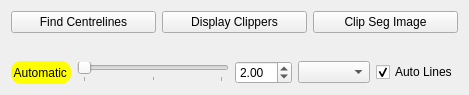
<?xml version="1.0" encoding="UTF-8"?>
<ui version="4.0">
 <class>WallThicknessCalculationsClipperViewControls</class>
 <widget class="QWidget" name="WallThicknessCalculationsClipperViewControls">
  <property name="geometry">
   <rect>
    <x>0</x>
    <y>0</y>
    <width>469</width>
    <height>95</height>
   </rect>
  </property>
  <property name="windowTitle">
   <string>QmitkTemplate</string>
  </property>
  <layout class="QVBoxLayout" name="verticalLayout">
   <item>
    <layout class="QHBoxLayout" name="horizontalLayout_1">
     <item>
      <widget class="QPushButton" name="button_1">
       <property name="text">
        <string>Find Centrelines</string>
       </property>
      </widget>
     </item>
     <item>
      <widget class="QPushButton" name="button_2">
       <property name="text">
        <string>Display Clippers</string>
       </property>
      </widget>
     </item>
     <item>
      <widget class="QPushButton" name="button_4">
       <property name="text">
        <string>Clip Seg Image</string>
       </property>
      </widget>
     </item>
    </layout>
   </item>
   <item>
    <widget class="QVTKOpenGLWidget" name="widget_1" native="true">
     <property name="sizePolicy">
      <sizepolicy hsizetype="MinimumExpanding" vsizetype="MinimumExpanding">
       <horstretch>0</horstretch>
       <verstretch>0</verstretch>
      </sizepolicy>
     </property>
    </widget>
   </item>
   <item>
    <layout class="QHBoxLayout" name="horizontalLayout_2">
     <item>
      <widget class="QLabel" name="label">
       <property name="styleSheet">
        <string notr="true">border-width: 1px;
border-color: black;
border-radius: 10px;
background-color: yellow;</string>
       </property>
       <property name="text">
        <string> Automatic </string>
       </property>
      </widget>
     </item>
     <item>
      <widget class="QSlider" name="slider">
       <property name="maximum">
        <number>2</number>
       </property>
       <property name="orientation">
        <enum>Qt::Horizontal</enum>
       </property>
       <property name="tickPosition">
        <enum>QSlider::TicksBelow</enum>
       </property>
      </widget>
     </item>
     <item>
      <widget class="QDoubleSpinBox" name="spinBox">
       <property name="minimum">
        <double>1.000000000000000</double>
       </property>
       <property name="maximum">
        <double>20.000000000000000</double>
       </property>
       <property name="singleStep">
        <double>0.020000000000000</double>
       </property>
       <property name="value">
        <double>2.000000000000000</double>
       </property>
      </widget>
     </item>
     <item>
      <widget class="QComboBox" name="comboBox"/>
     </item>
     <item>
      <widget class="QCheckBox" name="checkBox">
       <property name="text">
        <string>Auto Lines</string>
       </property>
       <property name="checked">
        <bool>true</bool>
       </property>
      </widget>
     </item>
    </layout>
   </item>
  </layout>
 </widget>
 <layoutdefault spacing="6" margin="11"/>
 <customwidgets>
  <customwidget>
   <class>QVTKOpenGLWidget</class>
   <extends>QWidget</extends>
   <header>QVTKOpenGLWidget.h</header>
   <container>1</container>
  </customwidget>
 </customwidgets>
 <resources/>
 <connections/>
</ui>
